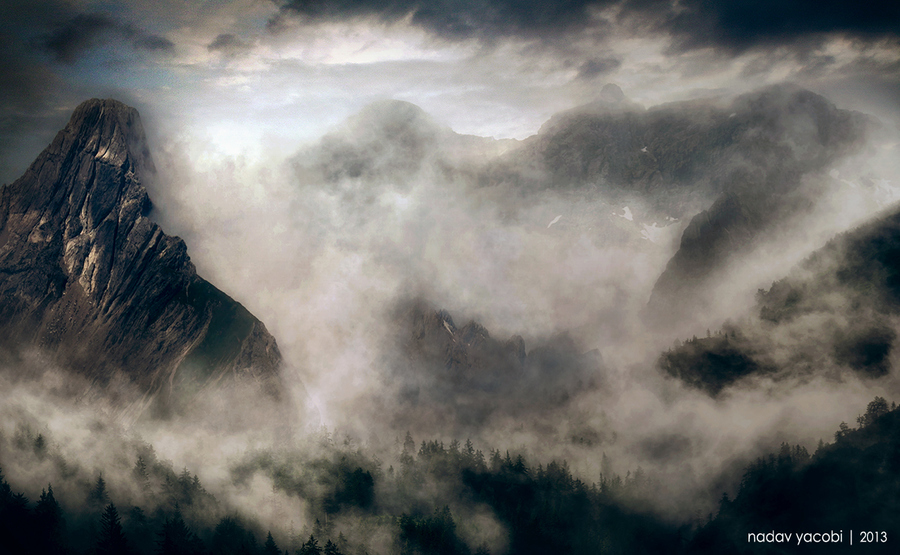
#> input picture JSDC/Homework__Practice_1/assets/images/m3.jpg, 900 x 555 px
$ python imageStript.py ../../JSDC/Homework__Practice_1/assets/images/m3.jpg   (older library calls are emulated)
#> lines starting #> are read from the running program, lines starting #| are printed output that depends on the picture; after the words box and inside, x2 and y2 are one past the last pixel; in counts of white or black regions, pixels touching at a corner belong together
import sys
import cv2
import numpy as np
from matplotlib import pyplot as plt
low = 40
max = 60
img = cv2.imread(sys.argv[1],cv2.CV_LOAD_IMAGE_GRAYSCALE)
#> img: shape (555, 900); min 0, max 255, mean 110.3


dataImg = []
run = 0
partial = 4
time = 0
data_start = 0
# data_end = len(img[0])
# data_start = len(img[0])*3/4
data_end = len(img[0])
#> data_end = 900
middle = len(img[0])*1/2
#> middle = 450
text_leng = len(img[0])*1/4
#> text_leng = 225


img = cv2.equalizeHist(img)
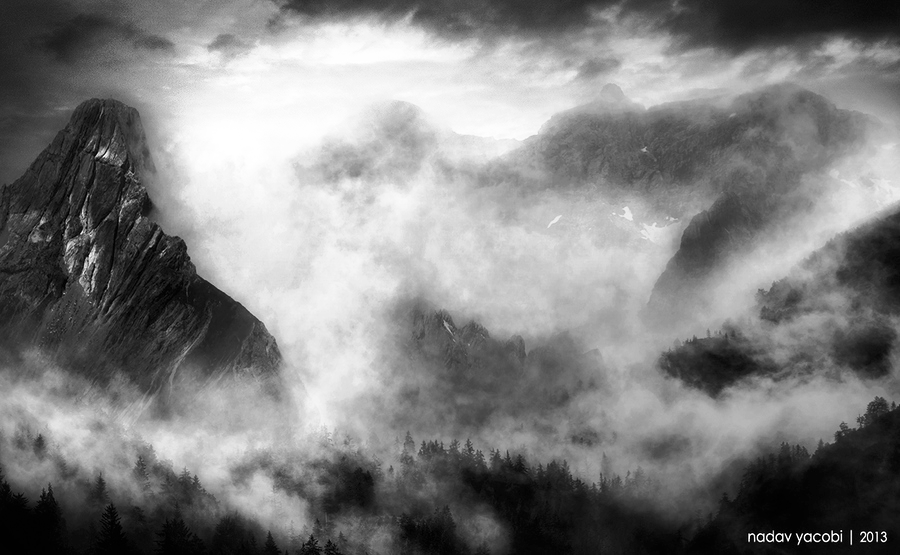
#> img: shape (555, 900); min 0, max 255, mean 128.1
clahe = cv2.createCLAHE(clipLimit=15.0, tileGridSize=(8,8))
img = clahe.apply(img)
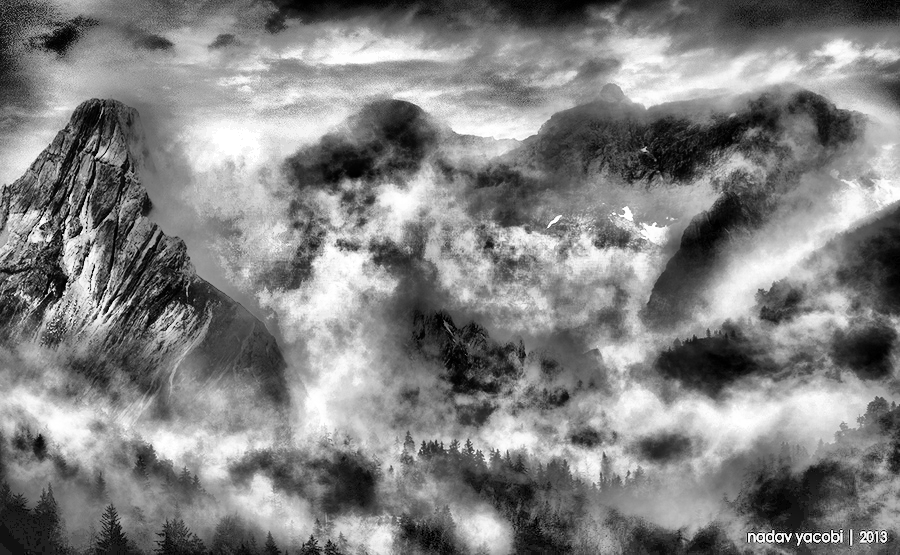
#> img: shape (555, 900); min 0, max 255, mean 129.3

ret,img = cv2.threshold(img,low,max,cv2.THRESH_BINARY)
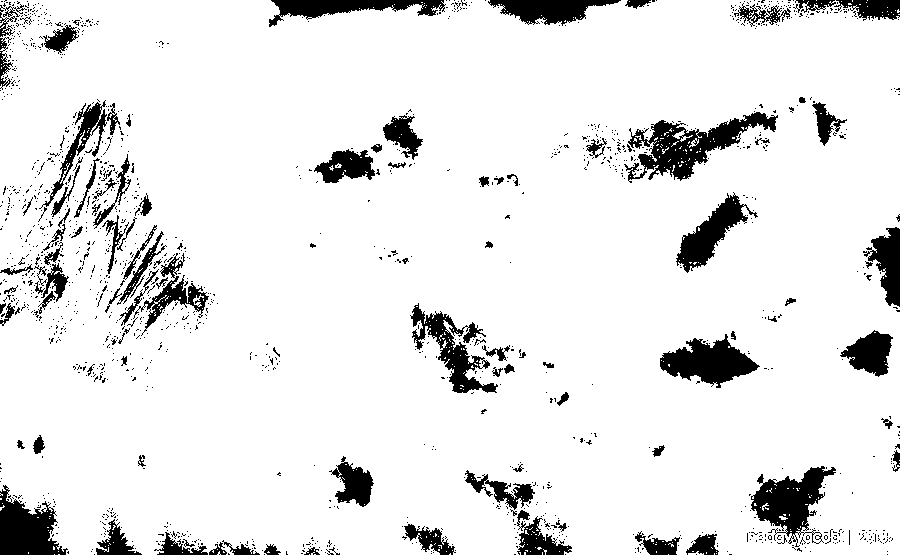
#> img: shape (555, 900); values 0 (black) and 60 (white), 90.4% white; 1463 black regions (1362 under 20 px), largest, box (x1, y1, x2, y2) and area: (624, 112, 778, 183) 3868, (751, 466, 836, 547) 3096, (660, 334, 760, 388) 2836
#> ret = 40

for array in img:
  dataImg.append(sum(array[data_start:data_end])/len(array[data_start:data_end]))
#> after the loop, dataImg = 555 values, max 60 at index 93, min 30.27 at index 0, mean 54.23
dataImg_index = 0
line_start = 0
line_end = 0
low = sum(dataImg)/len(dataImg)
#> low = 54.23
for element in dataImg:
  if run == 0 and element < low:
    # cv2.putText(img,"________________", (middle,dataImg_index), cv2.FONT_HERSHEY_SIMPLEX, 2, 255)
    line_start = dataImg_index
  if element < low:
    run += 1
  elif run != 0:
    time += 1
    cv2.putText(img,"height: %d, #%d" % (run,time), (middle-text_leng,dataImg_index), cv2.FONT_HERSHEY_SIMPLEX, 1,(255,255,255), 1, cv2.CV_AA)
    # cv2.putText(img,"________________", (middle,dataImg_index), cv2.FONT_HERSHEY_SIMPLEX, 2, 255)
    line_end = dataImg_index
    cv2.rectangle(img,(data_start,line_start),(data_end,line_end),(255,0,0),1)
    run = 0
  dataImg_index += 1
#> this loop made 555 passes
#> (element, time, line_end, run) on pass 22: (54.47, 1, 21, 0)
#> (element, line_start, run) on pass 1: (30.27, 0, 1)
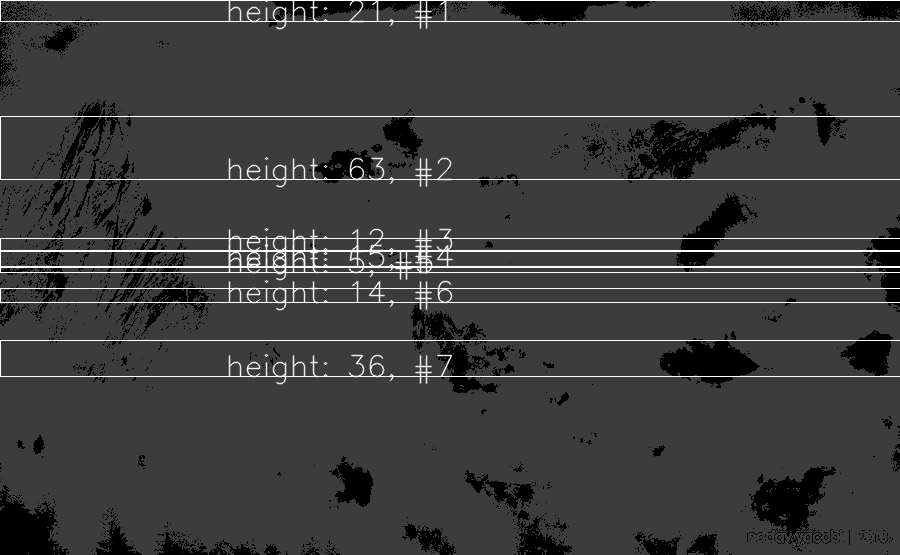
#> img: shape (555, 900); 4.17% of pixels changed, all inside (x1, y1, x2, y2) = (0, 0, 900, 385)
#> after the loop, dataImg_index = 555; line_end = 376; run = 75; time = 7

# cv2.imshow("drawing", img)
# cv2.waitKey()
cv2.imwrite( "./img.png", img );
print(time)
#| 7

$ run again, on JSDC/Homework__Practice_1/assets/images/mob2.jpg
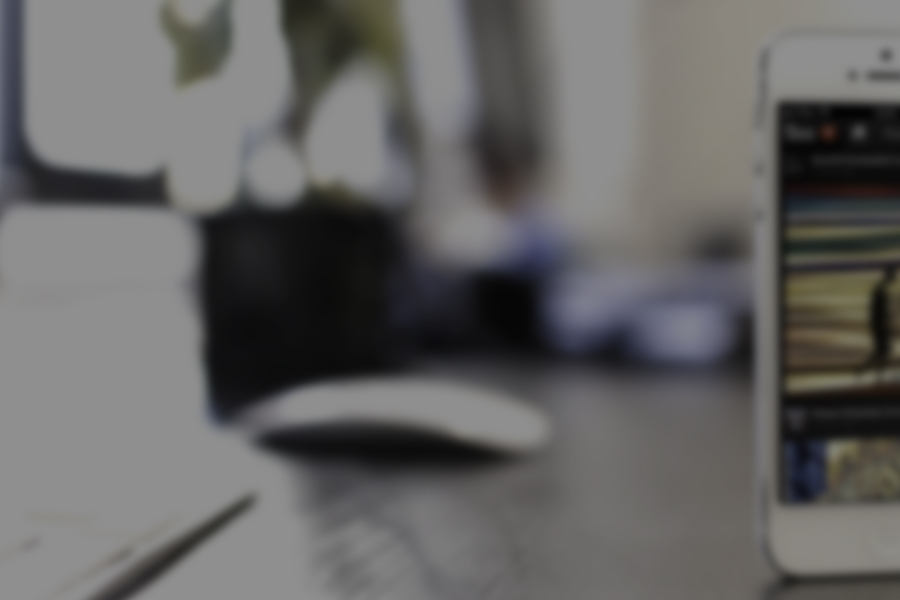
#> input picture JSDC/Homework__Practice_1/assets/images/mob2.jpg, 900 x 600 px
#> data_end = 900
#> middle = 450
#> text_leng = 225
#> `ret,img = cv2.threshold(img,low,max,cv2.THRESH_BINARY)`:
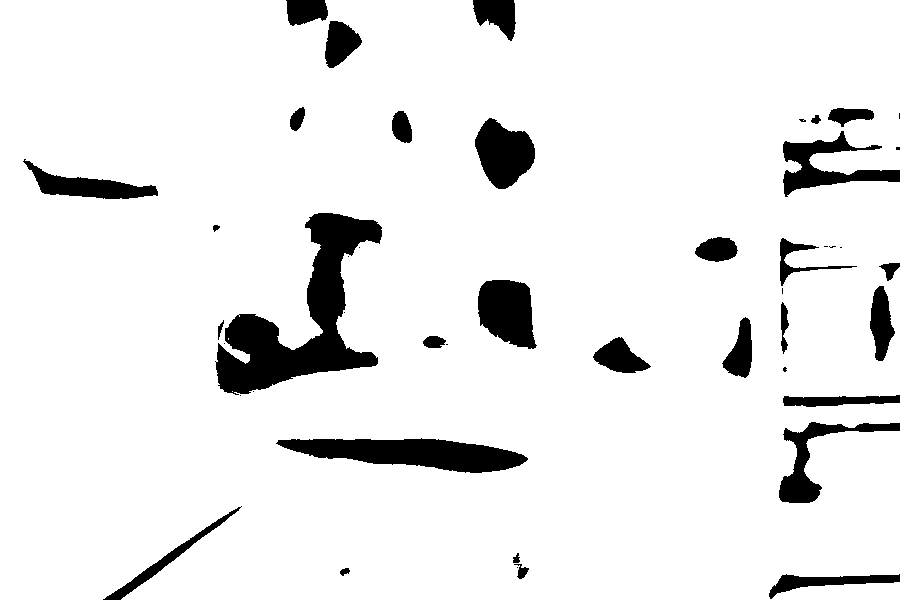
#> img: shape (600, 900); values 0 (black) and 60 (white), 91.9% white; 46 black regions (16 under 20 px), largest, box (x1, y1, x2, y2) and area: (215, 213, 382, 395) 11352, (276, 438, 528, 473) 5371, (478, 280, 537, 349) 3057
#> ret = 40
#> after the loop `for array in img:`: dataImg = 600 values, max 60 at index 68, min 44 at index 363, mean 55.15
#> low = 55.15
#> the loop `for element in dataImg:` made 600 passes
#> (element, run) on passes 1 to 8: (54.67, 1), (54.73, 2), (54.73, 3), (54.6, 4), (54.6, 5), (54.67, 6), (54.6, 7), (54.6, 8)
#> after the loop `for element in dataImg:`:
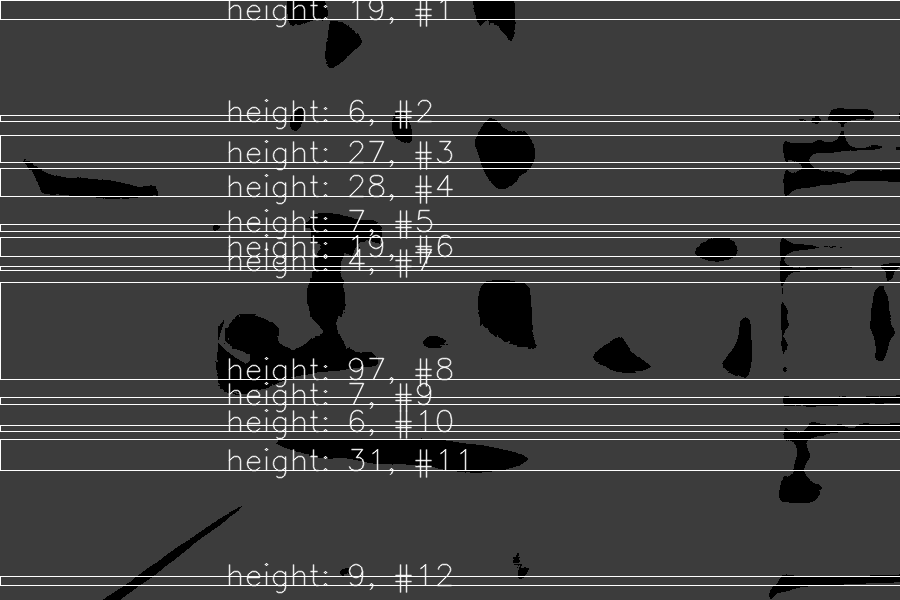
#> img: shape (600, 900); 6.8% of pixels changed, all inside (x1, y1, x2, y2) = (0, 0, 900, 594)
#> after the loop `for element in dataImg:`: dataImg_index = 600; line_end = 585; run = 0; time = 12
#| 12

$ run again, on JSDC/Homework__Practice_1/assets/images/st1.jpg
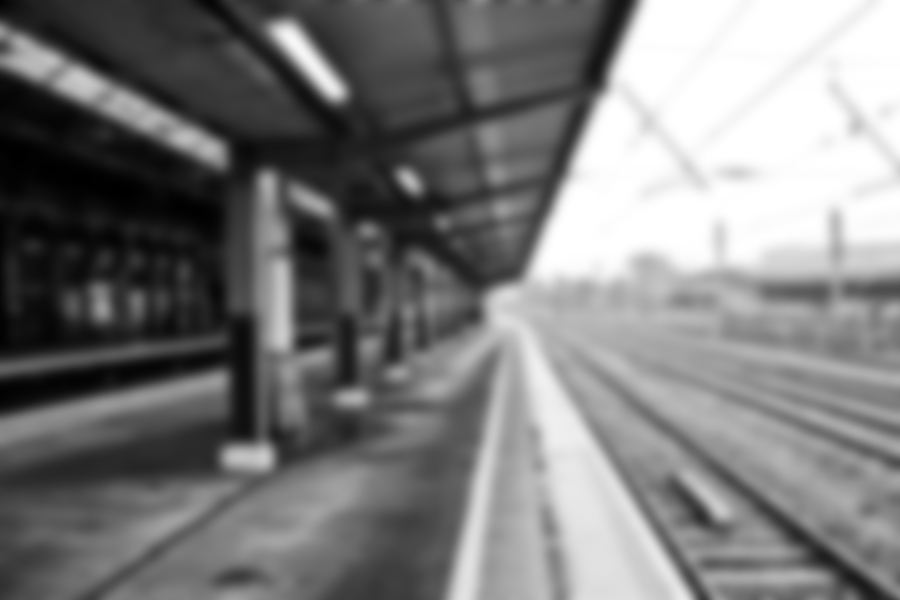
#> input picture JSDC/Homework__Practice_1/assets/images/st1.jpg, 900 x 600 px
#> img is the input picture: shape (600, 900); min 0, max 255, mean 123.2
#> data_end = 900
#> middle = 450
#> text_leng = 225
#> `ret,img = cv2.threshold(img,low,max,cv2.THRESH_BINARY)`:
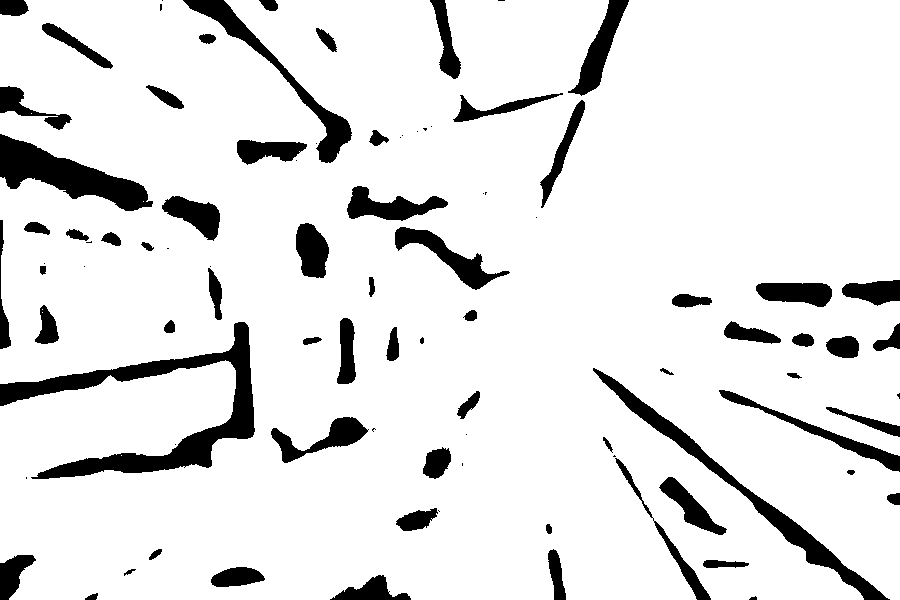
#> img: shape (600, 900); values 0 (black) and 60 (white), 89.4% white; 92 black regions (26 under 20 px), largest, box (x1, y1, x2, y2) and area: (0, 322, 255, 479) 8787, (0, 134, 153, 211) 4832, (593, 368, 890, 600) 4679
#> ret = 40
#> after the loop `for array in img:`: dataImg = 600 values, max 59 at index 308, min 45.93 at index 460, mean 53.65
#> low = 53.65
#> the loop `for element in dataImg:` made 600 passes
#> (element, run) on passes 1 to 8: (51.73, 1), (52.2, 2), (52.33, 3), (52.27, 4), (52, 5), (52.2, 6), (52.2, 7), (52.27, 8)
#> after the loop `for element in dataImg:`:
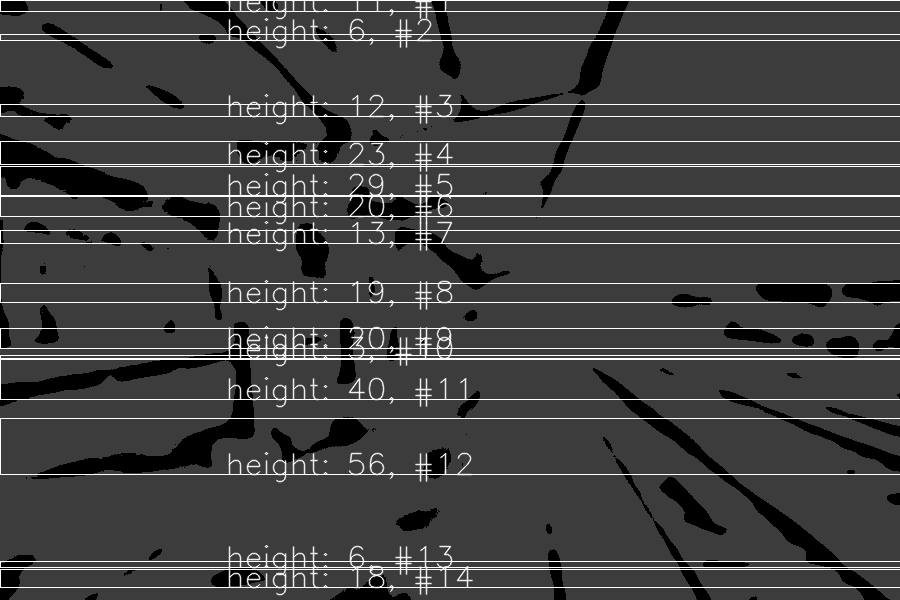
#> img: shape (600, 900); 7.89% of pixels changed, all inside (x1, y1, x2, y2) = (0, 0, 900, 596)
#> after the loop `for element in dataImg:`: dataImg_index = 600; line_end = 587; run = 11; time = 14
#| 14
